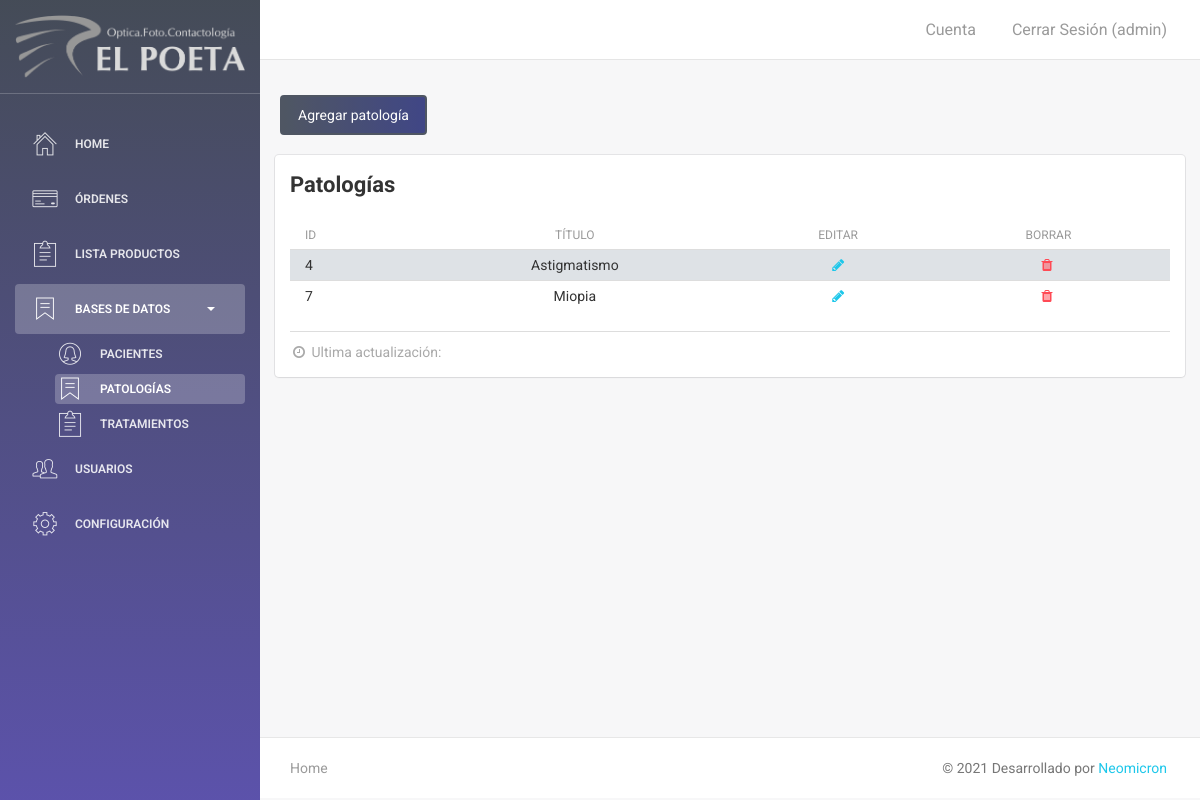
/patologias.php (signed in), run on the app's committed database.
### tables this page shows
CREATE TABLE `patologias` (
  `id_patologia` int(11) NOT NULL,
  `titulo` varchar(100) NOT NULL
);

### patologias.php (called while the page is built, shortened)
<?php
require 'config/conexion.php';
$result = $con->PREPARE("SELECT * FROM patologias");
$result->execute();
$patologias = $result->fetchAll();
require 'views/patologias.view.php';
 ?>

### views/patologias.view.php (the view, shortened to what this page needs)
<?php require 'views/header.php' ?>
<div class="wrapper">
    <?php include 'views/sidebar.php' ?>
    <?php include 'views/navbar.php' ?>
        <div class="content">
            <div class="container-fluid">
                <div class="row mb-4 d-flex">
                    <a class="btn btn-primary m-2" data-toggle="modal" data-target="#modal_add_patologia_ajax">Agregar patología</a>
                </div>
                <div class="row">
                    <div class="col-12">
                        <div class="card">
                            <div class="header">
                                <h4 class="title"><strong>Patologías</strong></h4>
                            </div>
                            <div class="content">
                                <table style="width:100%; border-radius: 6px" class="display table table-striped table-sm" id="tabla_categorias">
                                <thead class="tabla-thead white-text">
                                    <th>ID</th>
                                    <th class="text-center">Título</th>
                                    <th class="text-center">Editar</th>
                                    <th class="text-center">Borrar</th>
                                </thead>
                                <tbody>
                                    <?php foreach ($patologias as $patologia): ?>
                                        <tr>
                                            <td><?php echo $patologia['id_patologia'] ?></td>
                                            <td class="text-center"abbr=""><?php echo $patologia['titulo'] ?></td>
                                            <td class="text-center"><a href="editar_patologia.php?id=<?php echo $patologia['id_patologia'] ?>"><i class="fa fa-pencil"></i></a></td>
                                            <td class="text-center"><a data-toggle="modal" data-target="#modalConfirmDelete<?php echo $patologia['id_patologia']; ?>"><i class="fa fa-trash text-danger"></i></a></td>
                                        </tr>
                                    <?php endforeach ?>
                                </tbody>
                            </table>
                                <div class="footer">
                                    <hr>
                                    <div class="stats">
                                        <i class="fa fa-clock-o"></i> Ultima actualización:
                                    </div>
                                </div>
                            </div>
                        </div>
                    </div>
                </div>
            </div>
        </div>
<?php include 'views/footer.php' ?>

### assets/css/style.css (style rules this page uses)
.table-striped>tbody>tr:nth-of-type(odd) { background-color:#dee2e6 }
.table > tbody > tr > td { padding: 5px; }

### data on the page
patologias: id_patologia "4", titulo "Astigmatismo"
patologias: id_patologia "7", titulo "Miopia"

### other printed values
$usuario_login "admin"
